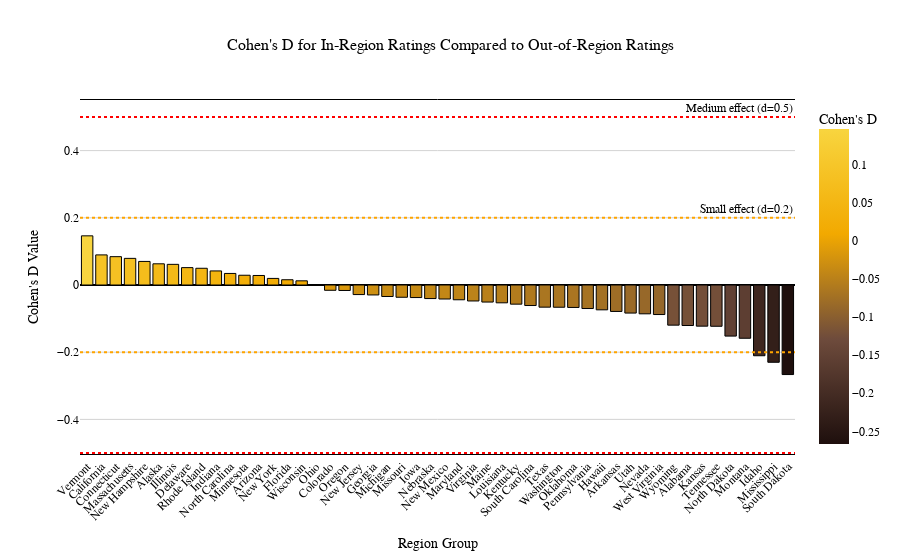

Notebook code for this chart:
### Code cell
regions_cohenD_interactive(neighbours_df, US_ratings, plot=True)

### Figure 1 — Plotly figure (JSON) as saved in the notebook; plotly's stock layout.template omitted (floating-point values rounded to 4 significant figures)
{"data": [{"alignmentgroup": "True", "hovertemplate": "Region Group=%{x}<br>Cohen's D Value=%{marker.color}<extra></extra>", "legendgroup": "", "marker": {"color": [0.1463, 0.08958, 0.08433, 0.07925, 0.07015, 0.06309, 0.06147, 0.05173, 0.04978, 0.04187, 0.03442, 0.02903, 0.02834, 0.01957, 0.01565, 0.01243, -0.0001496, -0.01575, -0.01627, -0.02848, -0.02959, -0.03418, -0.0365, -0.03734, -0.04033, -0.04167, -0.04399, -0.04753, -0.05079, -0.05304, -0.05703, -0.06111, -0.06599, -0.06619, -0.06682, -0.07001, -0.07389, -0.07869, -0.08353, -0.08578, -0.08791, -0.1195, -0.1205, -0.1225, -0.1229, -0.152, -0.1585, -0.2105, -0.23, -0.2665], "coloraxis": "coloraxis", "line": {"color": "black", "width": 1}, "pattern": {"shape": ""}}, "name": "", "offsetgroup": "", "orientation": "v", "showlegend": false, "textposition": "auto", "type": "bar", "x": ["Vermont", "California", "Connecticut", "Massachusetts", "New Hampshire", "Alaska", "Illinois", "Delaware", "Rhode Island", "Indiana", "North Carolina", "Minnesota", "Arizona", "New York", "Florida", "Wisconsin", "Ohio", "Colorado", "Oregon", "New Jersey", "Georgia", "Michigan", "Missouri", "Iowa", "Nebraska", "New Mexico", "Maryland", "Virginia", "Maine", "Louisiana", "Kentucky", "South Carolina", "Texas", "Washington", "Oklahoma", "Pennsylvania", "Hawaii", "Arkansas", "Utah", "Nevada", "West Virginia", "Wyoming", "Alabama", "Kansas", "Tennessee", "North Dakota", "Montana", "Idaho", "Mississippi", "South Dakota"], "xaxis": "x", "y": [0.1463, 0.08958, 0.08433, 0.07925, 0.07015, 0.06309, 0.06147, 0.05173, 0.04978, 0.04187, 0.03442, 0.02903, 0.02834, 0.01957, 0.01565, 0.01243, -0.0001496, -0.01575, -0.01627, -0.02848, -0.02959, -0.03418, -0.0365, -0.03734, -0.04033, -0.04167, -0.04399, -0.04753, -0.05079, -0.05304, -0.05703, -0.06111, -0.06599, -0.06619, -0.06682, -0.07001, -0.07389, -0.07869, -0.08353, -0.08578, -0.08791, -0.1195, -0.1205, -0.1225, -0.1229, -0.152, -0.1585, -0.2105, -0.23, -0.2665], "yaxis": "y"}], "layout": {"annotations": [{"showarrow": false, "text": "Small effect (d=0.2)", "x": 1, "xanchor": "right", "xref": "x domain", "y": 0.2, "yanchor": "bottom", "yref": "y"}, {"showarrow": false, "text": "Medium effect (d=0.5)", "x": 1, "xanchor": "right", "xref": "x domain", "y": 0.5, "yanchor": "bottom", "yref": "y"}], "barmode": "relative", "coloraxis": {"colorbar": {"title": {"text": "Cohen's D"}}, "colorscale": [[0, "#1e0f0d"], [0.3333, "#6e4b3c"], [0.6667, "#f2a900"], [1, "#f8d53f"]]}, "font": {"color": "black", "family": "Arial", "size": 12}, "legend": {"tracegroupgap": 0}, "paper_bgcolor": "white", "plot_bgcolor": "white", "shapes": [{"line": {"color": "orange", "dash": "dot"}, "type": "line", "x0": 0, "x1": 1, "xref": "x domain", "y0": 0.2, "y1": 0.2, "yref": "y"}, {"line": {"color": "orange", "dash": "dot"}, "type": "line", "x0": 0, "x1": 1, "xref": "x domain", "y0": -0.2, "y1": -0.2, "yref": "y"}, {"line": {"color": "red", "dash": "dot"}, "type": "line", "x0": 0, "x1": 1, "xref": "x domain", "y0": 0.5, "y1": 0.5, "yref": "y"}, {"line": {"color": "red", "dash": "dot"}, "type": "line", "x0": 0, "x1": 1, "xref": "x domain", "y0": -0.5, "y1": -0.5, "yref": "y"}], "title": {"font": {"size": 16}, "text": "Cohen's D for In-Region Ratings Compared to Out-of-Region Ratings", "x": 0.5}, "xaxis": {"anchor": "y", "domain": [0, 1], "linecolor": "black", "mirror": true, "showline": true, "tickangle": -45, "title": {"text": "Region Group"}}, "yaxis": {"anchor": "x", "domain": [0, 1], "gridcolor": "lightgray", "showgrid": true, "title": {"text": "Cohen's D Value"}, "zeroline": true, "zerolinecolor": "black"}}}
